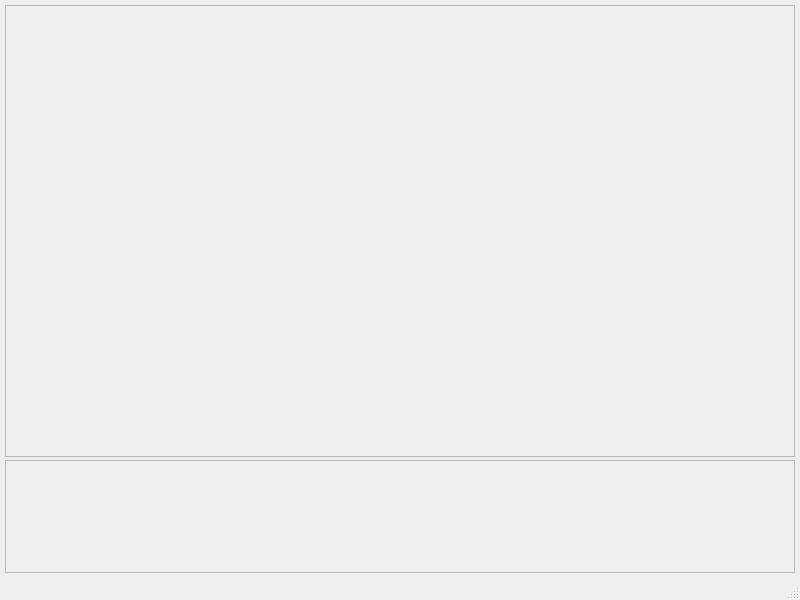
<?xml version="1.0" encoding="UTF-8"?>
<ui version="4.0">
 <class>MainWindow</class>
 <widget class="QMainWindow" name="MainWindow">
  <property name="geometry">
   <rect>
    <x>0</x>
    <y>0</y>
    <width>800</width>
    <height>600</height>
   </rect>
  </property>
  <property name="minimumSize">
   <size>
    <width>640</width>
    <height>480</height>
   </size>
  </property>
  <property name="windowTitle">
   <string>Lamp widget</string>
  </property>
  <widget class="QWidget" name="centralwidget">
   <layout class="QVBoxLayout" name="verticalLayout" stretch="4,1">
    <property name="spacing">
     <number>3</number>
    </property>
    <property name="leftMargin">
     <number>5</number>
    </property>
    <property name="topMargin">
     <number>5</number>
    </property>
    <property name="rightMargin">
     <number>5</number>
    </property>
    <property name="bottomMargin">
     <number>5</number>
    </property>
    <item>
     <widget class="QFrame" name="frLampWidget">
      <property name="frameShape">
       <enum>QFrame::StyledPanel</enum>
      </property>
      <property name="frameShadow">
       <enum>QFrame::Raised</enum>
      </property>
      <layout class="QVBoxLayout" name="verticalLayout_2"/>
     </widget>
    </item>
    <item>
     <widget class="QFrame" name="frNetworkWidget">
      <property name="frameShape">
       <enum>QFrame::StyledPanel</enum>
      </property>
      <property name="frameShadow">
       <enum>QFrame::Raised</enum>
      </property>
      <layout class="QVBoxLayout" name="verticalLayout_3"/>
     </widget>
    </item>
   </layout>
  </widget>
  <widget class="QMenuBar" name="menubar">
   <property name="geometry">
    <rect>
     <x>0</x>
     <y>0</y>
     <width>800</width>
     <height>22</height>
    </rect>
   </property>
  </widget>
  <widget class="QStatusBar" name="statusbar"/>
 </widget>
 <resources/>
 <connections/>
</ui>
